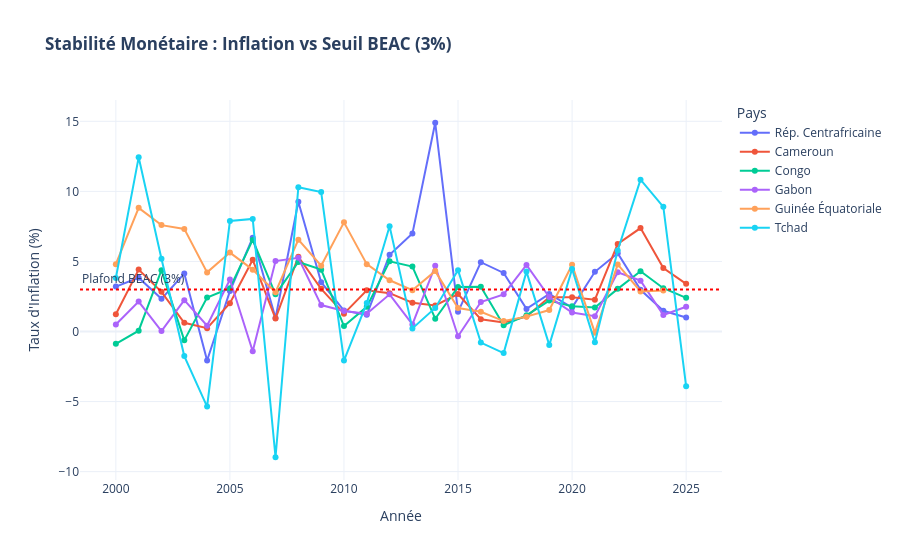

Source (notebook cell):
### Markdown cell above
## Inflation et critères de convergence

### Code cell
fig_inflation = px.line(
    df_recent, 
    x='Annee', 
    y='Inflation_pct', 
    color='Pays',
    markers=True,
    title="<b>Stabilité Monétaire : Inflation vs Seuil BEAC (3%)</b>",
    labels={'Inflation_pct': 'Taux d\'Inflation (%)', 'Annee': 'Année'}
)

# Ajout du critère de convergence communautaire BEAC (3%)
fig_inflation.add_hline(
    y=3.0, 
    line_dash="dot", 
    line_color="red", 
    line_width=2,
    annotation_text="Plafond BEAC (3%)", 
    annotation_position="top left"
)

fig_inflation.update_layout(
    template="plotly_white",
    hovermode="x unified"
)

fig_inflation.show()

### Figure 1 — Plotly figure (JSON) as saved in the notebook; plotly's stock layout.template omitted (floating-point values rounded to 4 significant figures)
{"data": [{"hovertemplate": "Pays=Rép. Centrafricaine<br>Année=%{x}<br>Taux d'Inflation (%)=%{y}<extra></extra>", "legendgroup": "Rép. Centrafricaine", "line": {"color": "#636efa", "dash": "solid"}, "marker": {"symbol": "circle"}, "mode": "lines+markers", "name": "Rép. Centrafricaine", "orientation": "v", "showlegend": true, "type": "scatter", "x": [2000, 2001, 2002, 2003, 2004, 2005, 2006, 2007, 2008, 2009, 2010, 2011, 2012, 2013, 2014, 2015, 2016, 2017, 2018, 2019, 2020, 2021, 2022, 2023, 2024, 2025], "xaxis": "x", "y": [3.203, 3.835, 2.332, 4.135, -2.066, 2.884, 6.695, 0.9599, 9.259, 3.521, 1.491, 1.194, 5.478, 6.989, 14.9, 1.403, 4.945, 4.181, 1.612, 2.685, 1.71, 4.259, 5.583, 2.979, 1.477, 1.002], "yaxis": "y"}, {"hovertemplate": "Pays=Cameroun<br>Année=%{x}<br>Taux d'Inflation (%)=%{y}<extra></extra>", "legendgroup": "Cameroun", "line": {"color": "#EF553B", "dash": "solid"}, "marker": {"symbol": "circle"}, "mode": "lines+markers", "name": "Cameroun", "orientation": "v", "showlegend": true, "type": "scatter", "x": [2000, 2001, 2002, 2003, 2004, 2005, 2006, 2007, 2008, 2009, 2010, 2011, 2012, 2013, 2014, 2015, 2016, 2017, 2018, 2019, 2020, 2021, 2022, 2023, 2024, 2025], "xaxis": "x", "y": [1.227, 4.42, 2.834, 0.6232, 0.2336, 2.014, 5.118, 0.9214, 5.338, 3.044, 1.275, 2.94, 2.735, 2.05, 1.855, 2.676, 0.8742, 0.6404, 1.069, 2.453, 2.438, 2.272, 6.248, 7.383, 4.533, 3.404], "yaxis": "y"}, {"hovertemplate": "Pays=Congo<br>Année=%{x}<br>Taux d'Inflation (%)=%{y}<extra></extra>", "legendgroup": "Congo", "line": {"color": "#00cc96", "dash": "solid"}, "marker": {"symbol": "circle"}, "mode": "lines+markers", "name": "Congo", "orientation": "v", "showlegend": true, "type": "scatter", "x": [2000, 2001, 2002, 2003, 2004, 2005, 2006, 2007, 2008, 2009, 2010, 2011, 2012, 2013, 2014, 2015, 2016, 2017, 2018, 2019, 2020, 2021, 2022, 2023, 2024, 2025], "xaxis": "x", "y": [-0.882, 0.05599, 4.379, -0.6318, 2.43, 3.094, 6.538, 2.655, 4.959, 4.415, 0.3915, 1.76, 5.01, 4.632, 0.9121, 3.169, 3.191, 0.4501, 1.153, 2.206, 1.795, 1.716, 3.043, 4.302, 3.091, 2.401], "yaxis": "y"}, {"hovertemplate": "Pays=Gabon<br>Année=%{x}<br>Taux d'Inflation (%)=%{y}<extra></extra>", "legendgroup": "Gabon", "line": {"color": "#ab63fa", "dash": "solid"}, "marker": {"symbol": "circle"}, "mode": "lines+markers", "name": "Gabon", "orientation": "v", "showlegend": true, "type": "scatter", "x": [2000, 2001, 2002, 2003, 2004, 2005, 2006, 2007, 2008, 2009, 2010, 2011, 2012, 2013, 2014, 2015, 2016, 2017, 2018, 2019, 2020, 2021, 2022, 2023, 2024, 2025], "xaxis": "x", "y": [0.5049, 2.138, 0.03668, 2.235, 0.4082, 3.708, -1.409, 5.03, 5.264, 1.886, 1.462, 1.263, 2.652, 0.5054, 4.69, -0.3388, 2.107, 2.652, 4.749, 2.465, 1.353, 1.087, 4.231, 3.629, 1.173, 1.768], "yaxis": "y"}, {"hovertemplate": "Pays=Guinée Équatoriale<br>Année=%{x}<br>Taux d'Inflation (%)=%{y}<extra></extra>", "legendgroup": "Guinée Équatoriale", "line": {"color": "#FFA15A", "dash": "solid"}, "marker": {"symbol": "circle"}, "mode": "lines+markers", "name": "Guinée Équatoriale", "orientation": "v", "showlegend": true, "type": "scatter", "x": [2000, 2001, 2002, 2003, 2004, 2005, 2006, 2007, 2008, 2009, 2010, 2011, 2012, 2013, 2014, 2015, 2016, 2017, 2018, 2019, 2020, 2021, 2022, 2023, 2024, 2025], "xaxis": "x", "y": [4.802, 8.825, 7.592, 7.324, 4.22, 5.632, 4.416, 2.804, 6.552, 4.691, 7.789, 4.805, 3.657, 2.949, 4.31, 1.677, 1.412, 0.7444, 1.06, 1.53, 4.767, -0.0971, 4.787, 2.859, 2.921, NaN], "yaxis": "y"}, {"hovertemplate": "Pays=Tchad<br>Année=%{x}<br>Taux d'Inflation (%)=%{y}<extra></extra>", "legendgroup": "Tchad", "line": {"color": "#19d3f3", "dash": "solid"}, "marker": {"symbol": "circle"}, "mode": "lines+markers", "name": "Tchad", "orientation": "v", "showlegend": true, "type": "scatter", "x": [2000, 2001, 2002, 2003, 2004, 2005, 2006, 2007, 2008, 2009, 2010, 2011, 2012, 2013, 2014, 2015, 2016, 2017, 2018, 2019, 2020, 2021, 2022, 2023, 2024, 2025], "xaxis": "x", "y": [3.823, 12.43, 5.192, -1.753, -5.355, 7.89, 8.036, -8.975, 10.3, 9.952, -2.078, 2.029, 7.517, 0.2227, 1.682, 4.377, -0.7924, -1.537, 4.275, -0.9719, 4.464, -0.7728, 5.788, 10.84, 8.9, -3.912], "yaxis": "y"}], "layout": {"annotations": [{"showarrow": false, "text": "Plafond BEAC (3%)", "x": 0, "xanchor": "left", "xref": "x domain", "y": 3, "yanchor": "bottom", "yref": "y"}], "hovermode": "x unified", "legend": {"title": {"text": "Pays"}, "tracegroupgap": 0}, "shapes": [{"line": {"color": "red", "dash": "dot", "width": 2}, "type": "line", "x0": 0, "x1": 1, "xref": "x domain", "y0": 3, "y1": 3, "yref": "y"}], "title": {"text": "<b>Stabilité Monétaire : Inflation vs Seuil BEAC (3%)</b>"}, "xaxis": {"anchor": "y", "domain": [0, 1], "title": {"text": "Année"}}, "yaxis": {"anchor": "x", "domain": [0, 1], "title": {"text": "Taux d'Inflation (%)"}}}}
